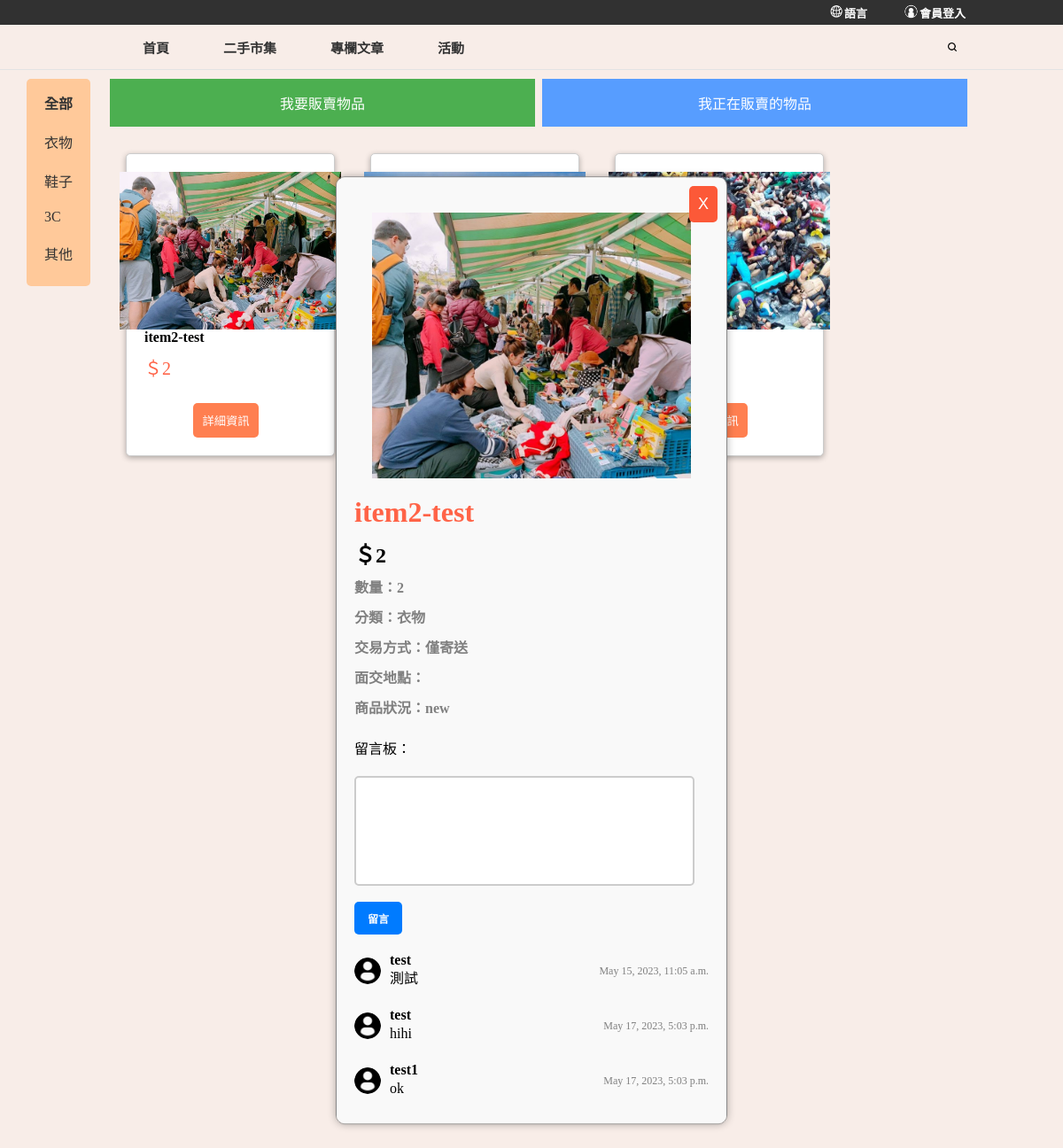
Page /posts/item/5/ on the committed database.
### posts/models.py (models this page shows)
class Item(models.Model):
    item_id = models.AutoField(auto_created=True, primary_key=True)
    username = models.CharField(max_length=100, default='visitor')
    name = models.CharField(max_length=100)
    price = models.IntegerField()
    transaction_type = models.CharField(max_length=20)
    transaction_location = models.CharField(max_length=100, blank=True)
    quantity = models.IntegerField()
    category = models.CharField(max_length=20)
    condition = models.CharField(max_length=200)
    image = models.ImageField(upload_to='images/')

class Comment(models.Model):
    item_id = models.ForeignKey(Item, on_delete=models.CASCADE)
    username = models.CharField(max_length=100, default='visitor')
    content = models.TextField()
    created_at = models.DateTimeField(auto_now_add=True)

### posts/views.py (the view)
# urls.py: path('item/<int:item_id>/', views.item_detail, name='item_detail'),
def item_detail(request, item_id, category=None):
    if category:
        items = Item.objects.filter(category=category)
    else:
        items = Item.objects.all()
    item = get_object_or_404(Item, pk=item_id)
    item_id = item.item_id
    if request.method == 'POST':
        comment_username = request.user.username
        comment_content = request.POST.get('comment')
        comment = Comment(item_id=item, username=comment_username, content=comment_content)
        comment.save()
        comments = Comment.objects.filter(item_id=item)
    else:
        comments = Comment.objects.filter(item_id=item)
    return render(request, 'item_detail.html', {'items': items, 'item': item, 'comments': comments, 'item_id': item_id})

### posts/templates/item_detail.html (shortened to what this page needs)
{% load static %}
<!DOCTYPE html>
<html lang="zh-TW">
<head>
  <link rel="stylesheet" href="{% static 'style.css' %}?v=3">
  <link rel="stylesheet" href="{% static 'navbar.css' %}?v=3">
</head>
<body>
	<div class="top-bar-container">
		<div class="top-bar-menu container">
			<a href="#">
				<img src="{% static './images/language.png' %}" alt="">
				<div>語言</div>
			</a>
			<a href="http://127.0.0.1:8000/">
				<img src="{% static './images/person.png' %}" alt="">
				<div>會員登入</div>
			</a>
		</div>
	</div>
	<div class="nav-bar-container">
		<div class="nav-bar-menu container">
			<div class="menu">
				<ul>
					<li class="menu-item"><a href="#">首頁</a></li>
					<li class="menu-item"><a href="#">二手市集</a></li>
					<li class="menu-item"><a href="#article">專欄文章</a></li>
					<li class="menu-item"><a href="#campaign">活動</a></li>
				</ul>
			</div>
			<div class="top-search">
				<a><img id="top-search-btn" src="{% static './images/search.png' %}" alt=""></a>
			</div>
		</div>
	</div>
    <button id="sell-button">我要販賣物品</button>
    <button id="my-item-button">我正在販賣的物品</button>
    <div class="categories">
        <ul>
            <li class="{% if not category %}active{% endif %}">
                <a href="{% url 'item_list' %}" onclick="location.href=this.href;">全部</a>
            </li>
            <li class="{% if category == '衣物' %}active{% endif %}">
                <a href="{% url 'item_list_by_category' '衣物' %}" onclick="location.href=this.href;">衣物</a>
            </li>
            <li class="{% if category == '鞋子' %}active{% endif %}">
                <a href="{% url 'item_list_by_category' '鞋子' %}" onclick="location.href=this.href;">鞋子</a>
            </li>
            <li class="{% if category == '3C' %}active{% endif %}">
                <a href="{% url 'item_list_by_category' '3C' %}" onclick="location.href=this.href;">3C</a>
            </li>
            <li class="{% if category == '其他' %}active{% endif %}">
                <a href="{% url 'item_list_by_category' '其他' %}" onclick="location.href=this.href;">其他</a>
            </li>
        </ul>
    </div>
    <div id="item-container">
        {% for item in items %}
            <div class="newItem">
                <div class="item-image-container">
                    <img src="{{ item.image.url }}" alt="{{ item.name }}"></img>
                </div>
                <div class="item-text-container">
                    <h3>{{ item.name }}</h3>
                    <p>＄{{ item.price }}</p>
                </div>
                <div class="button-container">
                    <button class="item-details-button" data-item-id="{{ item.item_id }}">詳細資訊</button>
                </div>
            </div>
            <div class="item-details-container" data-item-id="{{ item.item_id }}">
                <div class="item-details-image">
                    <img src="{{ item.image.url }}" alt="{{ item.name }}" />
                </div>
                <div class="item-details-text">
                    <h2>{{ item.name }}</h3>
                    <h3>＄{{ item.price }}</p>
                    <p>數量：{{ item.quantity }}</p>
                    <p>分類：{{ item.category }}</p>
                    <p>交易方式：{{ item.transaction_type }}</p>
                    <p>面交地點：{{ item.transaction_location }}</p>
                    <p>商品狀況：{{ item.condition }}</p>
                </div>
                <label>留言板：</label>
                <form method="post" action="{% url 'item_detail' item_id=item.pk %}" id="comment-form">
                    <textarea id="comment-input" name="comment"></textarea>
                    <br>
                    <button type="submit" id="comment-submit-button">留言</button>
                </form>
                <div class="comments">
                    {% for comment in comments %}
                        <div class="comment">
                            <div class="comment-user-info">
                                <img src="{% static './images/profile-user.png' %}" alt="{{ comment.user.name }}" class="avatar">
                                <div class="comment-user-details">
                                <p class="comment-username">{{ comment.username }}</p>
                                <p class="comment-content">{{ comment.content }}</p>
                                </div>
                            </div>
                            <p class="comment-time">{{ comment.created_at }}</p>
                        </div>
                    {% empty %}
                        <p>目前還沒有留言。</p>
                    {% endfor %}
                </div>
                <button class="close-button" data-item-id="{{ item.item_id }}">X</button>
            </div>
        {% endfor %}
    </div>
</body>
</html>

### posts/static/style.css (style rules this page uses)
* { margin: 0; padding: 0; scroll-behavior: smooth; }
body { background-color: #f8ede8; }
.container { width: 1000px; }
.categories { margin-top: 10px; margin-left: 30px; padding: 10px; border-radius: 5px; float: left; margin-right: 20px; background-color: rgb(255, 201, 154); height: 100%; display: flex; }
.categories ul { list-style: none; margin: 0; padding: 0; }
.categories ul li { display: block; margin-bottom: 10px; }
.categories ul li.active a { font-weight: bold; }
.categories ul li a { color: #333; text-decoration: none; display: block; padding: 5px 10px; }
#sell-button { background-color: #4CAF50; border: none; color: white; padding: 15px 32px; text-align: center; text-decoration: none; display: inline-block; font-size: 16px; margin: 10px 2px; width: 40%; cursor: pointer; }
.newItem { display: flex; flex-direction: column; justify-content: center; align-items: center; margin: 20px; padding: 20px; border: 1px solid #ccc; background-color: rgb(255, 255, 255); border-radius: 5px; box-shadow: 0 2px 6px rgba(0, 0, 0, 0.3); transition: all 0.3s ease-in-out; width: 18%; height: 300px; min-width: 150px; }
.newItem img { width: 250px; height: 200px; }
.newItem h3 { font-size: 16px; margin-bottom: 10px; text-align: left; }
#item-container { display: flex; flex-wrap: wrap; }
.item-image-container { width: 250px; height: 200px; overflow: hidden; }
.item-text-container { width: 100%; }
.item-text-container p { width: 100%; font-size: 20px; margin-bottom: 10px; text-align: left; color: #ff6347; }
.item-details-container { display: none; position: fixed; top: 50%; left: 50%; transform: translate(-50%, -50%); z-index: 3; background-color: #f9f9f9; padding: 20px; border: 1px solid #888; width: 400px; max-height: 70%; overflow-y: scroll; border-radius: 10px; box-shadow: 0 0 10px rgba(0, 0, 0, 0.3); }
.item-details-image { flex: 0 0 40%; height: 300px; padding: 20px; }
.item-details-image img { width: 100%; height: 100%; object-fit: cover; }
.item-details-text { flex: 1; }
.item-details-text h2 { font-size: 2rem; font-weight: bold; margin: 0; margin-bottom: 10px; color: #ff6347; }
.item-details-text h3 { font-size: 1.5rem; font-weight: bold; margin: 0; margin-bottom: 20px; }
.item-details-text p { font-size: 1rem; margin: 0; margin-bottom: 10px; line-height: 1.5; color: gray ; }
.item-details-text p:last-of-type { margin-bottom: 0; }
.item-details-container .close-button { position: fixed; top: 10px; right: 10px; font-size: 18px; border: none; background-color: transparent; cursor: pointer; background-color: rgb(252, 89, 56); color: white; }
#comment-form { margin-top: 20px; }
#comment-form textarea { display: block; width: 90%; height: 100px; padding: 10px; font-size: 16px; border: 2px solid #ccc; border-radius: 5px; resize: none; }
#comment-form button[type="submit"] { background-color: #007bff; color: #fff; font-size: 12px; font-weight: bold; padding: 10px 15px; border: none; border-radius: 5px; cursor: pointer; }
.comments { margin-top: 20px; max-height: 500px; overflow-y: scroll; }
.comment { display: flex; justify-content: space-between; align-items: center; margin-bottom: 20px; }
.comment-user-info { display: flex; align-items: center; margin-right: 10px; }
.avatar { width: 30px; height: 30px; border-radius: 50%; margin-right: 10px; }
.comment-user-details { display: flex; flex-direction: column; }
.comment-username { font-weight: bold; }
.comment-time { font-size: 12px; color: gray; margin: 0; }
.comment-content { background-color: #f9f9f9; border-radius: 5px; flex: 1; line-height: 1.5; }
#my-item-button { background-color: #579dff; border: none; color: white; padding: 15px 32px; text-align: center; text-decoration: none; display: inline-block; font-size: 16px; margin: 10px 2px; width: 40%; cursor: pointer; }
.close-button { background-color: #ff7f50; color: white; padding: 10px; border: none; border-radius: 5px; cursor: pointer; display: inline-block; justify-content: center; align-items: center; margin: 0 auto; }
.item-details-button { background-color: #ff7f50; color: white; padding: 10px; border: none; border-radius: 5px; cursor: pointer; margin-right: 10px; }
.button-container { display: flex; justify-content: center; align-items: center; margin-top: 1em; }

### rows in the picture
Item: image (picture), name "item2-test", price "2", quantity "2", category "衣物", transaction_type "僅寄送", condition "new"
Comment: username "test", content "測試", created_at "May 15, 2023, 11:05 a.m."
Comment: username "test", content "hihi", created_at "May 17, 2023, 5:03 p.m."
Comment: username "test1", content "ok", created_at "May 17, 2023, 5:03 p.m."
